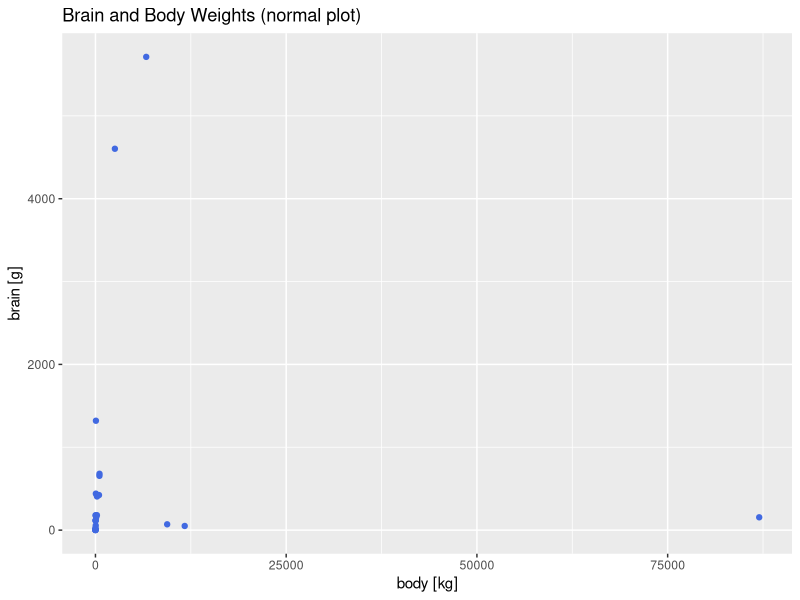
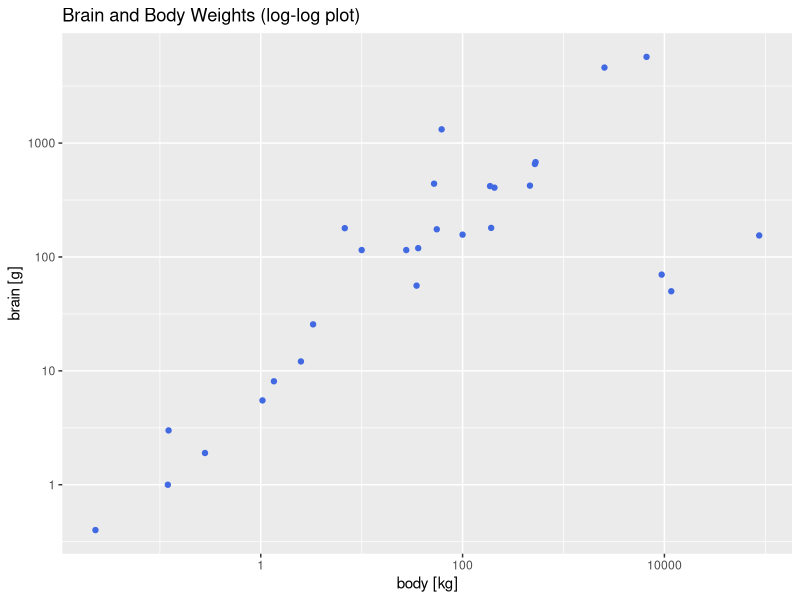
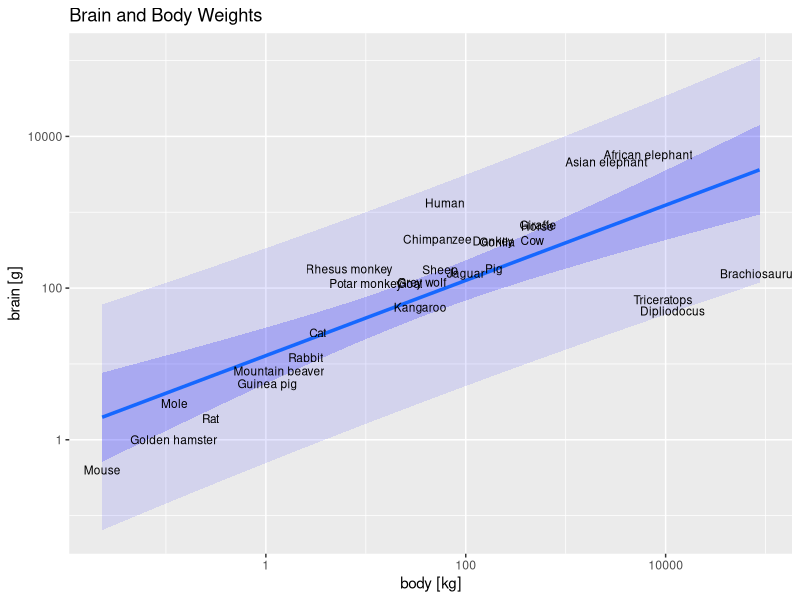
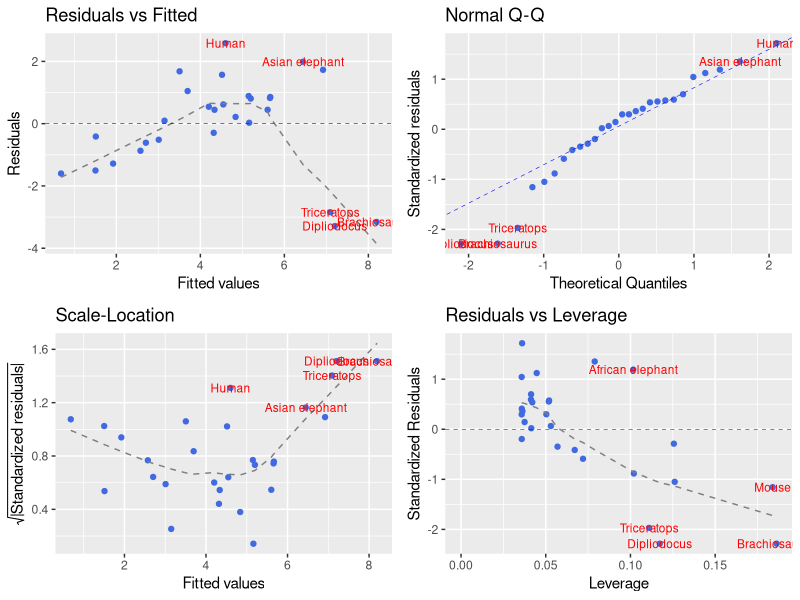
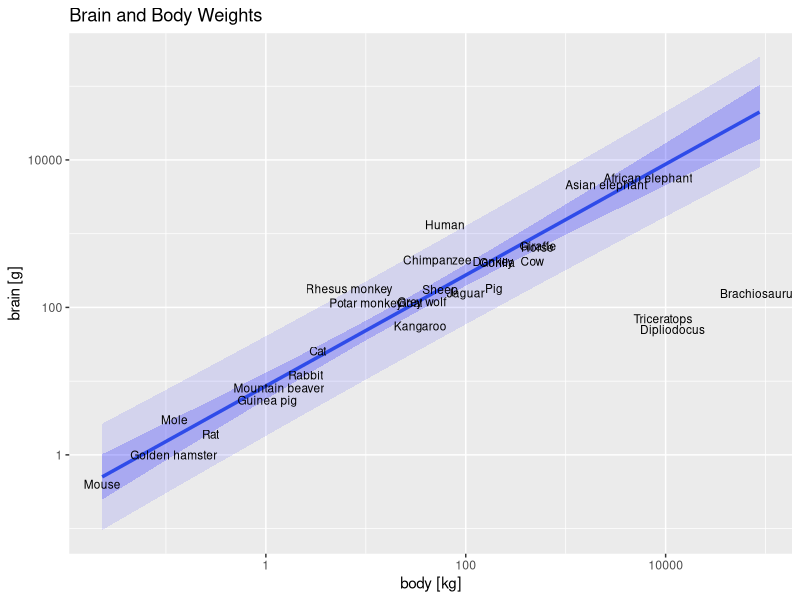
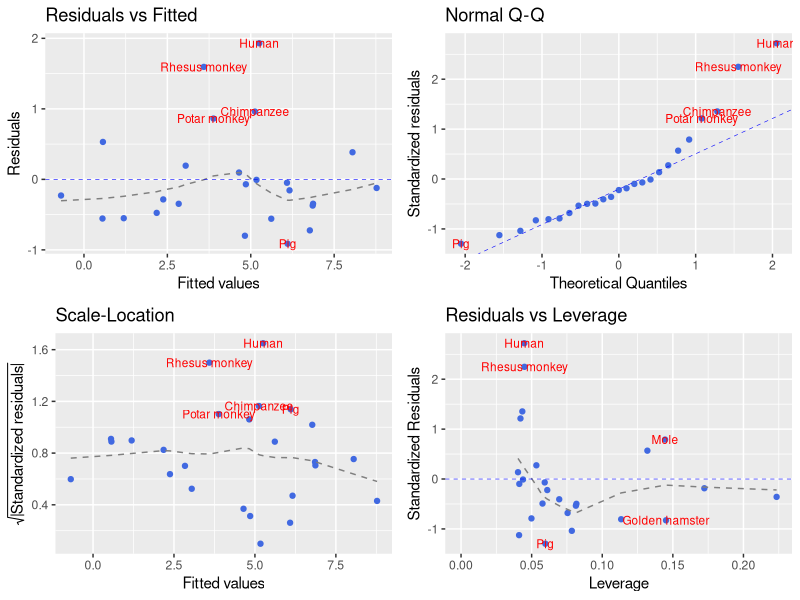

These charts were generated, in order, by the following R code:
### 線形回帰分析(単回帰)の例
### - Brain and Body Weights for 28 Species

## パッケージの読み込み
require(MASS) 
require(tidyverse) 
require(ggfortify)

## データの読み込み ("MASS::Animals"を用いる)
data(Animals)

## データの内容を確認
help(Animals)  # 内容の詳細を表示 
print(Animals) # データの表示

## データのプロット (normal plot)
ggplot(Animals, aes(body, brain, label=rownames(Animals))) +
    geom_point(colour="royalblue") + 
    labs(title="Brain and Body Weights (normal plot)",
         x="body [kg]", y="brain [g]") 

ggplot(Animals, aes(body, brain)) +
    scale_x_log10() + scale_y_log10() +
    geom_point(colour="royalblue") +
    labs(title="Brain and Body Weights (log-log plot)",
         x="body [kg]", y="brain [g]")

## 回帰分析 (単回帰)
model <- lm(log(brain) ~ log(body), data=Animals)
summary(model) # 分析結果のまとめを表示

## 区間推定
yc <- exp(predict(model, newdata=Animals, interval="confidence"))
colnames(yc) <- paste("c",colnames(yc),sep=".")
yp <- exp(predict(model, newdata=Animals, interval="prediction"))
colnames(yp) <- paste("p",colnames(yp),sep=".")
mydat <- cbind(Animals, yc, yp)

## 回帰式および信頼区間・予測区間の表示
ggplot(mydat, aes(body, brain, label=rownames(mydat))) +
    scale_x_log10() + scale_y_log10() + # log-log plot
    geom_line(aes(y=c.fit), color="dodgerblue", lwd=1.2) +
    geom_ribbon(aes(ymin=c.lwr,ymax=c.upr), fill="blue", alpha=0.2)+
    geom_ribbon(aes(ymin=p.lwr,ymax=p.upr), fill="blue", alpha=0.1)+
    geom_text(size=3) + 
    labs(title="Brain and Body Weights", x="body [kg]", y="brain [g]")

## 診断プロット
autoplot(model, colour="royalblue",
         smooth.colour="gray50", smooth.linetype="dashed",
         ad.colour="blue",
         label.size=3, label.n=5, label.colour="red")

## 外れ値を除いた回帰分析
idx <- c(6,16,26) # 外れ値のindex
model <- lm(log(brain) ~ log(body), data=Animals, subset=-idx)
summary(model)

## 区間推定
yc <- exp(predict(model, newdata=Animals, interval="confidence"))
colnames(yc) <- paste("c",colnames(yc),sep=".")
yp <- exp(predict(model, newdata=Animals, interval="prediction"))
colnames(yp) <- paste("p",colnames(yp),sep=".")
mydat <- cbind(Animals, yc, yp)

## 回帰式および信頼区間・予測区間の表示
ggplot(mydat, aes(body, brain, label=rownames(mydat))) +
    scale_x_log10() + scale_y_log10() +
    geom_line(aes(y=c.fit), color="royalblue", lwd=1.2) +
    geom_ribbon(aes(ymin=c.lwr,ymax=c.upr), fill="blue", alpha=0.2)+
    geom_ribbon(aes(ymin=p.lwr,ymax=p.upr), fill="blue", alpha=0.1)+
    geom_text(size=3) + 
    labs(title="Brain and Body Weights", x="body [kg]", y="brain [g]")

## 診断プロット
autoplot(model, colour="royalblue",
         smooth.colour="gray50", smooth.linetype="dashed",
         ad.colour="blue",
         label.size=3, label.n=5, label.colour="red")
